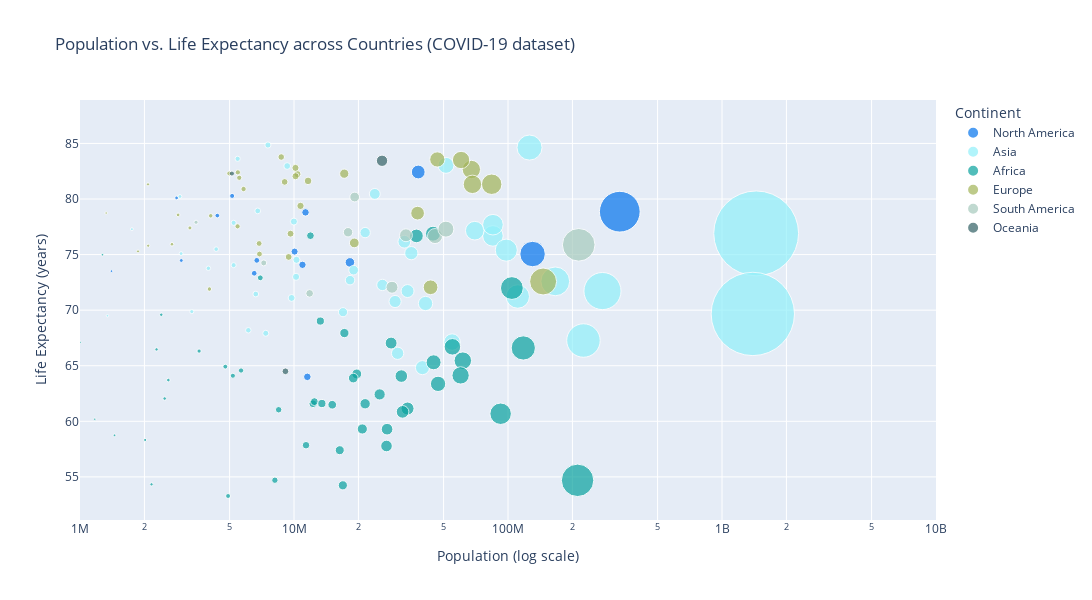

This figure's notebook cell:
### Markdown cell above
## 2. Population vs. Life Expectancy across countries

(Scatter plot to show demographic context)

### Code cell
# Unique records per country
df_countries = df.groupby(
    ["iso_code", "continent", "location"], as_index=False
)[["population", "life_expectancy"]].max()

# Scatter plot
fig = px.scatter(
    df_countries,
    x="population",
    y="life_expectancy",
    color="continent",
    hover_name="location",
    size="population",
    size_max=60,
    log_x=True,
    color_discrete_sequence=palette_plotly,
    title="Population vs. Life Expectancy across Countries (COVID-19 dataset)",
    labels={
        "population": "Population",
        "life_expectancy": "Life Expectancy",
        "continent": "Continent"
    }
)

fig.update_layout(
    width=1200,
    height=600,
    xaxis_title="Population (log scale)",
    yaxis_title="Life Expectancy (years)",
    xaxis=dict(type="log", range=[6, 10])
)

fig.show()

### Figure 1 — Plotly figure (JSON) as saved in the notebook; plotly's stock layout.template omitted (floating-point values rounded to 4 significant figures)
{"data": [{"hovertemplate": "<b>%{hovertext}</b><br><br>Continent=North America<br>Population=%{marker.size}<br>Life Expectancy=%{y}<extra></extra>", "hovertext": ["Aruba", "Anguilla", "Antigua and Barbuda", "Bahamas", "Belize", "Bermuda", "Barbados", "Canada", "Costa Rica", "Cuba", "Cayman Islands", "Dominica", "Dominican Republic", "Grenada", "Greenland", "Guatemala", "Honduras", "Haiti", "Jamaica", "Saint Kitts and Nevis", "Saint Lucia", "Mexico", "Montserrat", "Nicaragua", "Panama", "Puerto Rico", "El Salvador", "Saint Pierre and Miquelon", "Turks and Caicos Islands", "Trinidad and Tobago", "United States", "Saint Vincent and the Grenadines", "British Virgin Islands", "United States Virgin Islands"], "legendgroup": "North America", "marker": {"color": "#0474ed", "size": [107200.0, 15120.0, 98730.0, 396900.0, 404900.0, 62090.0, 287700.0, 38070000.0, 5139000.0, 11320000.0, 66500.0, 72170.0, 10950000.0, 113000.0, 56870.0, 18250000.0, 10060000.0, 11540000.0, 2973000.0, 53550.0, 184400.0, 130300000.0, 4981.0, 6702000.0, 4382000.0, 2828000.0, 6518000.0, 5771.0, 39230.0, 1403000.0, 332900000.0, 111300.0, 30420.0, 104200.0], "sizemode": "area", "sizeref": 401200.0, "symbol": "circle"}, "mode": "markers", "name": "North America", "orientation": "v", "showlegend": true, "type": "scatter", "x": [107200.0, 15120.0, 98730.0, 396900.0, 404900.0, 62090.0, 287700.0, 38070000.0, 5139000.0, 11320000.0, 66500.0, 72170.0, 10950000.0, 113000.0, 56870.0, 18250000.0, 10060000.0, 11540000.0, 2973000.0, 53550.0, 184400.0, 130300000.0, 4981.0, 6702000.0, 4382000.0, 2828000.0, 6518000.0, 5771.0, 39230.0, 1403000.0, 332900000.0, 111300.0, 30420.0, 104200.0], "xaxis": "x", "y": [76.29, 81.88, 77.02, 73.92, 74.62, 82.59, 79.19, 82.43, 80.28, 78.8, 83.92, 75.0, 74.08, 72.4, 71.7, 74.3, 75.27, 64.0, 74.47, 76.23, 76.2, 75.05, 74.16, 74.48, 78.51, 80.1, 73.32, 81.07, 80.22, 73.51, 78.86, 72.53, 79.07, 80.58], "yaxis": "y"}, {"hovertemplate": "<b>%{hovertext}</b><br><br>Continent=Asia<br>Population=%{marker.size}<br>Life Expectancy=%{y}<extra></extra>", "hovertext": ["Afghanistan", "United Arab Emirates", "Armenia", "Azerbaijan", "Bangladesh", "Bahrain", "Brunei", "Bhutan", "China", "Georgia", "Hong Kong", "Indonesia", "India", "Iran", "Iraq", "Israel", "Jordan", "Japan", "Kazakhstan", "Kyrgyzstan", "Cambodia", "South Korea", "Kuwait", "Laos", "Lebanon", "Sri Lanka", "Macao", "Maldives", "Myanmar", "Mongolia", "Malaysia", "Nepal", "Oman", "Pakistan", "Philippines", "North Korea", "Palestine", "Qatar", "Saudi Arabia", "Singapore", "Syria", "Thailand", "Tajikistan", "Turkmenistan", "Timor", "Turkey", "Taiwan", "Uzbekistan", "Vietnam", "Yemen"], "legendgroup": "Asia", "marker": {"color": "#91f0fa", "size": [39840000.0, 9991000.0, 2968000.0, 10220000.0, 166300000.0, 1748000.0, 441500.0, 779900.0, 1444000000.0, 3980000.0, 7553000.0, 276400000.0, 1393000000.0, 85030000.0, 41180000.0, 9291000.0, 10270000.0, 126100000.0, 18990000.0, 6628000.0, 16950000.0, 51310000.0, 4329000.0, 7379000.0, 6769000.0, 21500000.0, 658400.0, 543600.0, 54810000.0, 3329000.0, 32780000.0, 29670000.0, 5223000.0, 225200000.0, 111000000.0, 25890000.0, 5223000.0, 2931000.0, 35340000.0, 5454000.0, 18280000.0, 69950000.0, 9750000.0, 6118000.0, 1344000.0, 85040000.0, 23860000.0, 33940000.0, 98170000.0, 30490000.0], "sizemode": "area", "sizeref": 401200.0, "symbol": "circle"}, "mode": "markers", "name": "Asia", "orientation": "v", "showlegend": true, "type": "scatter", "x": [39840000.0, 9991000.0, 2968000.0, 10220000.0, 166300000.0, 1748000.0, 441500.0, 779900.0, 1444000000.0, 3980000.0, 7553000.0, 276400000.0, 1393000000.0, 85030000.0, 41180000.0, 9291000.0, 10270000.0, 126100000.0, 18990000.0, 6628000.0, 16950000.0, 51310000.0, 4329000.0, 7379000.0, 6769000.0, 21500000.0, 658400.0, 543600.0, 54810000.0, 3329000.0, 32780000.0, 29670000.0, 5223000.0, 225200000.0, 111000000.0, 25890000.0, 5223000.0, 2931000.0, 35340000.0, 5454000.0, 18280000.0, 69950000.0, 9750000.0, 6118000.0, 1344000.0, 85040000.0, 23860000.0, 33940000.0, 98170000.0, 30490000.0], "xaxis": "x", "y": [64.83, 77.97, 75.09, 73.0, 72.59, 77.29, 75.86, 71.78, 76.91, 73.77, 84.86, 71.72, 69.66, 76.68, 70.6, 82.97, 74.53, 84.63, 73.6, 71.45, 69.82, 83.03, 75.49, 67.92, 78.93, 76.98, 84.24, 78.92, 67.13, 69.87, 76.16, 70.78, 77.86, 67.27, 71.23, 72.27, 74.05, 80.23, 75.13, 83.62, 72.7, 77.15, 71.1, 68.19, 69.5, 77.69, 80.46, 71.72, 75.4, 66.12], "yaxis": "y"}, {"hovertemplate": "<b>%{hovertext}</b><br><br>Continent=Africa<br>Population=%{marker.size}<br>Life Expectancy=%{y}<extra></extra>", "hovertext": ["Angola", "Burundi", "Benin", "Burkina Faso", "Botswana", "Central African Republic", "Cote d'Ivoire", "Cameroon", "Democratic Republic of Congo", "Congo", "Comoros", "Cape Verde", "Djibouti", "Algeria", "Egypt", "Eritrea", "Western Sahara", "Ethiopia", "Gabon", "Ghana", "Guinea", "Gambia", "Guinea-Bissau", "Equatorial Guinea", "Kenya", "Liberia", "Libya", "Lesotho", "Morocco", "Madagascar", "Mali", "Mozambique", "Mauritania", "Mauritius", "Malawi", "Namibia", "Niger", "Nigeria", "Rwanda", "Sudan", "Senegal", "Saint Helena", "Sierra Leone", "Somalia", "South Sudan", "Sao Tome and Principe", "Eswatini", "Seychelles", "Chad", "Togo", "Tunisia", "Tanzania", "Uganda", "South Africa", "Zambia", "Zimbabwe"], "legendgroup": "Africa", "marker": {"color": "#08a29e", "size": [33930000.0, 12260000.0, 12450000.0, 21500000.0, 2397000.0, 4920000.0, 27050000.0, 27220000.0, 92380000.0, 5657000.0, 888500.0, 561900.0, 1002000.0, 44620000.0, 104300000.0, 3601000.0, 611900.0, 117900000.0, 2279000.0, 31730000.0, 13500000.0, 2487000.0, 2015000.0, 1450000.0, 54990000.0, 5180000.0, 6959000.0, 2159000.0, 37340000.0, 28430000.0, 20860000.0, 32160000.0, 4775000.0, 1273000.0, 19650000.0, 2587000.0, 25130000.0, 211400000.0, 13280000.0, 44910000.0, 17200000.0, 6095.0, 8141000.0, 16360000.0, 11380000.0, 223400.0, 1172000.0, 98910.0, 16910000.0, 8478000.0, 11940000.0, 61500000.0, 47120000.0, 60040000.0, 18920000.0, 15090000.0], "sizemode": "area", "sizeref": 401200.0, "symbol": "circle"}, "mode": "markers", "name": "Africa", "orientation": "v", "showlegend": true, "type": "scatter", "x": [33930000.0, 12260000.0, 12450000.0, 21500000.0, 2397000.0, 4920000.0, 27050000.0, 27220000.0, 92380000.0, 5657000.0, 888500.0, 561900.0, 1002000.0, 44620000.0, 104300000.0, 3601000.0, 611900.0, 117900000.0, 2279000.0, 31730000.0, 13500000.0, 2487000.0, 2015000.0, 1450000.0, 54990000.0, 5180000.0, 6959000.0, 2159000.0, 37340000.0, 28430000.0, 20860000.0, 32160000.0, 4775000.0, 1273000.0, 19650000.0, 2587000.0, 25130000.0, 211400000.0, 13280000.0, 44910000.0, 17200000.0, 6095.0, 8141000.0, 16360000.0, 11380000.0, 223400.0, 1172000.0, 98910.0, 16910000.0, 8478000.0, 11940000.0, 61500000.0, 47120000.0, 60040000.0, 18920000.0, 15090000.0], "xaxis": "x", "y": [61.15, 61.58, 61.77, 61.58, 69.59, 53.28, 57.78, 59.29, 60.68, 64.57, 64.32, 72.98, 67.11, 76.88, 71.99, 66.32, 70.26, 66.6, 66.47, 64.07, 61.6, 62.05, 58.32, 58.74, 66.7, 64.1, 72.91, 54.33, 76.68, 67.04, 59.31, 60.85, 64.92, 74.99, 64.26, 63.71, 62.42, 54.69, 69.02, 65.31, 67.94, 80.56, 54.7, 57.4, 57.85, 70.39, 60.19, 73.4, 54.24, 61.04, 76.7, 65.46, 63.37, 64.13, 63.89, 61.49], "yaxis": "y"}, {"hovertemplate": "<b>%{hovertext}</b><br><br>Continent=Europe<br>Population=%{marker.size}<br>Life Expectancy=%{y}<extra></extra>", "hovertext": ["Albania", "Andorra", "Austria", "Belgium", "Bulgaria", "Bosnia and Herzegovina", "Belarus", "Switzerland", "Cyprus", "Czechia", "Germany", "Denmark", "Spain", "Estonia", "Finland", "France", "Faeroe Islands", "United Kingdom", "Guernsey", "Gibraltar", "Greece", "Croatia", "Hungary", "Isle of Man", "Ireland", "Iceland", "Italy", "Jersey", "Liechtenstein", "Lithuania", "Luxembourg", "Latvia", "Monaco", "Moldova", "North Macedonia", "Malta", "Montenegro", "Netherlands", "Norway", "Poland", "Portugal", "Romania", "Russia", "San Marino", "Serbia", "Slovakia", "Slovenia", "Sweden", "Ukraine", "Vatican"], "legendgroup": "Europe", "marker": {"color": "#a2b458", "size": [2873000.0, 77350.0, 9043000.0, 11630000.0, 6897000.0, 3263000.0, 9443000.0, 8715000.0, 896000.0, 10720000.0, 83900000.0, 5813000.0, 46750000.0, 1325000.0, 5548000.0, 67420000.0, 49050.0, 68210000.0, 63380.0, 33690.0, 10370000.0, 4082000.0, 9634000.0, 85410.0, 4983000.0, 368800.0, 60370000.0, 101100.0, 38250.0, 2690000.0, 634800.0, 1867000.0, 39520.0, 4024000.0, 2083000.0, 516100.0, 628100.0, 17170000.0, 5466000.0, 37800000.0, 10170000.0, 19130000.0, 145900000.0, 34010.0, 6872000.0, 5449000.0, 2079000.0, 10160000.0, 43470000.0, 812.0], "sizemode": "area", "sizeref": 401200.0, "symbol": "circle"}, "mode": "markers", "name": "Europe", "orientation": "v", "showlegend": true, "type": "scatter", "x": [2873000.0, 77350.0, 9043000.0, 11630000.0, 6897000.0, 3263000.0, 9443000.0, 8715000.0, 896000.0, 10720000.0, 83900000.0, 5813000.0, 46750000.0, 1325000.0, 5548000.0, 67420000.0, 49050.0, 68210000.0, 63380.0, 33690.0, 10370000.0, 4082000.0, 9634000.0, 85410.0, 4983000.0, 368800.0, 60370000.0, 101100.0, 38250.0, 2690000.0, 634800.0, 1867000.0, 39520.0, 4024000.0, 2083000.0, 516100.0, 628100.0, 17170000.0, 5466000.0, 37800000.0, 10170000.0, 19130000.0, 145900000.0, 34010.0, 6872000.0, 5449000.0, 2079000.0, 10160000.0, 43470000.0, 812.0], "xaxis": "x", "y": [78.57, 83.73, 81.54, 81.63, 75.05, 77.4, 74.79, 83.78, 80.98, 79.38, 81.33, 80.9, 83.56, 78.74, 81.91, 82.66, 80.67, 81.32, NaN, 79.93, 82.24, 78.49, 76.88, 81.4, 82.3, 82.99, 83.51, NaN, 82.49, 75.93, 82.25, 75.29, 86.75, 71.9, 75.8, 82.53, 76.88, 82.28, 82.4, 78.73, 82.05, 76.05, 72.58, 84.97, 76.0, 77.54, 81.32, 82.8, 72.06, 75.12], "yaxis": "y"}, {"hovertemplate": "<b>%{hovertext}</b><br><br>Continent=South America<br>Population=%{marker.size}<br>Life Expectancy=%{y}<extra></extra>", "hovertext": ["Argentina", "Bolivia", "Brazil", "Chile", "Colombia", "Ecuador", "Falkland Islands", "Guyana", "Peru", "Paraguay", "Suriname", "Uruguay", "Venezuela"], "legendgroup": "South America", "marker": {"color": "#a6cabd", "size": [45610000.0, 11830000.0, 214000000.0, 19210000.0, 51270000.0, 17890000.0, 3528.0, 790300.0, 33360000.0, 7220000.0, 591800.0, 3485000.0, 28700000.0], "sizemode": "area", "sizeref": 401200.0, "symbol": "circle"}, "mode": "markers", "name": "South America", "orientation": "v", "showlegend": true, "type": "scatter", "x": [45610000.0, 11830000.0, 214000000.0, 19210000.0, 51270000.0, 17890000.0, 3528.0, 790300.0, 33360000.0, 7220000.0, 591800.0, 3485000.0, 28700000.0], "xaxis": "x", "y": [76.67, 71.51, 75.88, 80.18, 77.29, 77.01, 81.44, 69.91, 76.74, 74.25, 71.68, 77.91, 72.06], "yaxis": "y"}, {"hovertemplate": "<b>%{hovertext}</b><br><br>Continent=Oceania<br>Population=%{marker.size}<br>Life Expectancy=%{y}<extra></extra>", "hovertext": ["Australia", "Cook Islands", "Fiji", "Micronesia (country)", "Guam", "Kiribati", "Marshall Islands", "Northern Mariana Islands", "New Caledonia", "Niue", "Nauru", "New Zealand", "Pitcairn", "Palau", "Papua New Guinea", "French Polynesia", "Solomon Islands", "Tokelau", "Tonga", "Tuvalu", "Vanuatu", "Wallis and Futuna", "Samoa"], "legendgroup": "Oceania", "marker": {"color": "#326164", "size": [25790000.0, 17570.0, 902900.0, 116300.0, 170200.0, 121400.0, 59620.0, 57910.0, 288200.0, 1614.0, 10870.0, 5126000.0, 47.0, 18170.0, 9119000.0, 282500.0, 704000.0, 1368.0, 106800.0, 11920.0, 314500.0, 11090.0, 200100.0], "sizemode": "area", "sizeref": 401200.0, "symbol": "circle"}, "mode": "markers", "name": "Oceania", "orientation": "v", "showlegend": true, "type": "scatter", "x": [25790000.0, 17570.0, 902900.0, 116300.0, 170200.0, 121400.0, 59620.0, 57910.0, 288200.0, 1614.0, 10870.0, 5126000.0, 47.0, 18170.0, 9119000.0, 282500.0, 704000.0, 1368.0, 106800.0, 11920.0, 314500.0, 11090.0, 200100.0], "xaxis": "x", "y": [83.44, 76.25, 67.44, 67.88, 80.07, 68.37, 73.7, 76.74, 77.55, 73.71, 59.96, 82.29, NaN, 73.7, 64.5, 77.66, 73.0, 81.86, 70.91, 67.57, 70.47, 79.94, 73.32], "yaxis": "y"}], "layout": {"height": 600, "legend": {"itemsizing": "constant", "title": {"text": "Continent"}, "tracegroupgap": 0}, "title": {"text": "Population vs. Life Expectancy across Countries (COVID-19 dataset)"}, "width": 1200, "xaxis": {"anchor": "y", "domain": [0, 1], "range": [6, 10], "title": {"text": "Population (log scale)"}, "type": "log"}, "yaxis": {"anchor": "x", "domain": [0, 1], "title": {"text": "Life Expectancy (years)"}}}}
